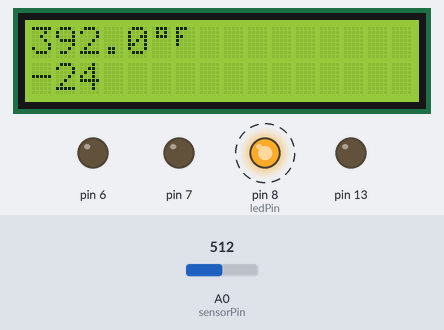
Simulated run of this sketch. Board: Arduino Uno, built with avr-gcc and run on an emulated ATmega328P. On the bench: 16×2 character LCD, output pins drawn as LEDs (lit = HIGH). Dashed ring = blinking. The inputs (shaded band) are chosen by the test bench; at power-on: A0 (sensorPin) = 512. What the sketch prints to the serial monitor is not drawn.

Above: at 1.2 s.
1.3 s: A0 (sensorPin) set to 989
At 2.8 s:
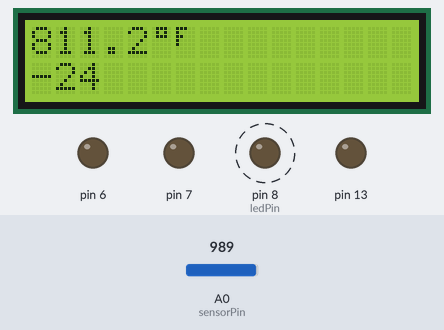
3.5 s: A0 (sensorPin) set to 1009
At 4.8 s:
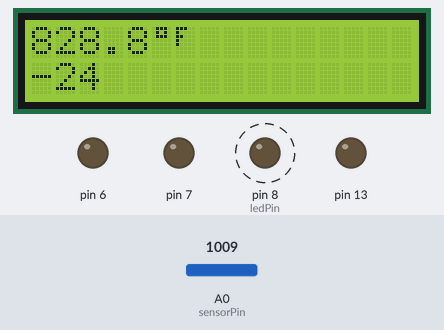
5.5 s: A0 (sensorPin) set to 900
At 6.8 s:
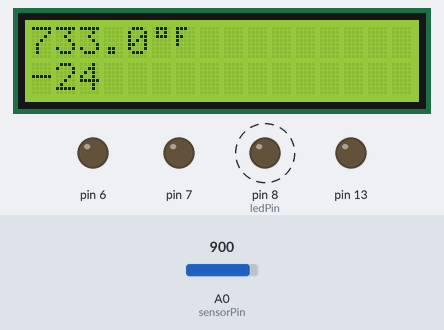
7.5 s: A0 (sensorPin) set to 122
At 8.7 s:
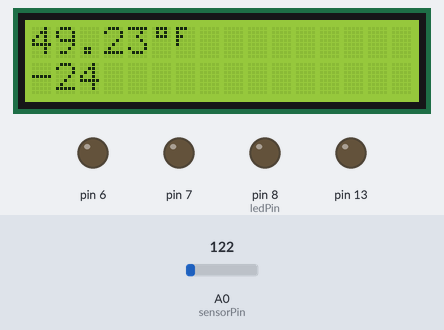
9.0 s: A0 (sensorPin) set to 150
At 10.2 s:
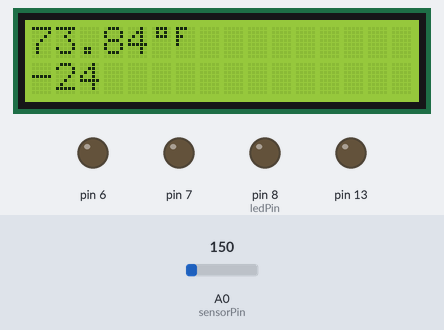
10.5 s: A0 (sensorPin) set to 170
At 11.9 s:
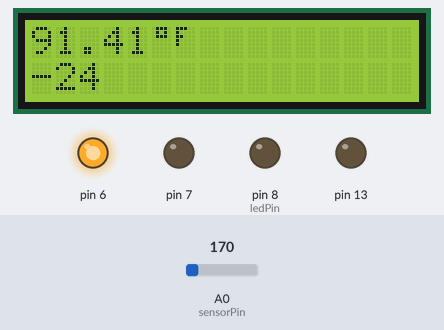
Timing chart, 0 to 13.0 s (numbered marks = the images above; inputs shaded):
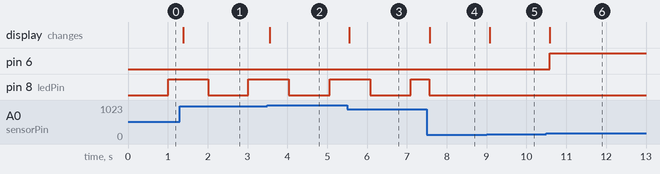

Measured:
- the behaviour switches between 162 and 163 on A0 (sensorPin) (found by bisection; images 5 and 6)
- after the input at 1.3 s, the display: changes after 0.08 s (image 1)
- after the input at 3.5 s, the display: changes after 0.06 s (image 2)
- after the input at 5.5 s, the display: changes after 0.06 s (image 3)
- after the input at 7.5 s, pin 8 (ledPin): HIGH → LOW after 0.07 s instead of 0.60 s; the display: changes after 0.07 s (image 4)
- after the input at 9.0 s, the display: changes after 0.08 s (image 5)
- after the input at 10.5 s, pin 6: LOW → HIGH after 0.08 s; the display: changes after 0.09 s (image 6)

The sketch:

Fan_Speed_Controller_v2_1__LCD_.ino
```cpp
//Fan Speed Controller v2.1 (w/LCD)
  //Created by Matthew Mason,
  //November 2013

/*
Pin Setup:
**Refer to LCD_Circut.png or LCD_Circut.docx for circut diagram
Analog Pin  | Connected to
     0           Temperature Sensor
     1           not used
     2           not used
     3           not used
     4           not used
     5           not used
Digital Pin | Connected to
     0           not used
     1           not used
     2           LCD D7
     3           LCD D6
     4           LCD D5
     5           LCD D4
     6           Transistor - White to HIGH
     7           Transistor - HIGH to HIGH
     8           220 Resistor > LED > GND
     9           not used
    10           not used
    11           LCD ENABLE
    12           LCD RS
    13           Program Status LED (onboard)
*/
//pins
const int sensorPin = A0;
const int ledPin = 8;
//led
int ledState = LOW;
unsigned long previousMs = 0;
unsigned long interval = 1000;
//lcd
#include <LiquidCrystal.h>
LiquidCrystal lcd(12, 11, 5, 4, 3, 2);
int fanspeed = LOW;
char fanSpeed[5] = "LOW";
int ynWarning;
char warning[2] = "n";
//custom chars
byte degree[8] = {
  B01110,
  B01010,
  B01110,
  B00000,
  B00000,
  B00000,
  B00000,
};
byte f[8] = {
  B11100,
  B10000,
  B11000,
  B10000,
  B10000,
  B00000,
  B00000,
};

void setup()
  {
  Serial.begin(9600);
  pinMode(6,OUTPUT);
  pinMode(7,OUTPUT);
  pinMode(ledPin,OUTPUT);
  pinMode(13,OUTPUT);
  digitalWrite(6, LOW);
  digitalWrite(7, LOW);
  digitalWrite(ledPin, LOW);
  digitalWrite(13,LOW);
  lcd.createChar(0, degree);
  lcd.createChar(1, f);
  lcd.begin(16, 2);
  lcd.noBlink();
  }

void loop()
  {
//sensor
  int sensorVal = analogRead(sensorPin);
  Serial.print("sensor Value: ");
  Serial.print(sensorVal);
  float voltage = (sensorVal/1024.0) * 5.0;
  Serial.print(", Volts: ");
  Serial.print(voltage);
  Serial.print(", degrees C: ");
  float cTemp = (voltage - .5) * 100;
  float fTemp = (cTemp * 9) / 5 + 32;
  Serial.println(fTemp);

//conditionals
  if(fTemp > 93)
    {
    char fanSpeed[5] = "HIGH";
    char warning[2] = "y";
    unsigned long currentMs = millis();
    if(currentMs - previousMs > interval)
      {
      previousMs = currentMs;
      if(ledState == LOW)
        {
        ledState = HIGH;
        }
      else
        {
        ledState = LOW;
        }
      digitalWrite(ledPin, ledState);
      }
    }
  else if(fTemp > 92)
    {
    char fanSpeed[5] = "HIGH";
    char warning[2] = "n";
    digitalWrite(6, LOW);
    digitalWrite(7, HIGH);
    ledState = LOW;
    digitalWrite(ledPin, ledState);
    }
  else if(fTemp > 85)
    {
    char fanSpeed[5] = "MED";
    char warning[2] = "n";
    digitalWrite(6, HIGH);
    digitalWrite(7, LOW);
    ledState = LOW;
    digitalWrite(ledPin, ledState);
    }
  else
    {
    char fanSpeed[5] = "LOW";
    char warning[2] = "n";
    digitalWrite(6, LOW);
    digitalWrite(7, LOW);
    ledState = LOW;
    digitalWrite(ledPin, ledState);
    }

//lcd
  fanspeed = fanSpeed[5];
  ynWarning = warning[2];
  lcd.clear();
  lcd.setCursor(0,0);
  lcd.print(fTemp);
  lcd.setCursor(5,0);
  lcd.write(byte(0));
  lcd.setCursor(6,0);
  lcd.write(byte(1));
  lcd.setCursor(0,1);
  lcd.print(fanspeed);
  if(warning == "y")
    {
    lcd.setCursor(5,1);
    lcd.print("WARNING HOT");
    }
  }
```
